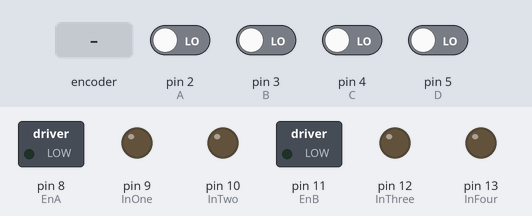
Simulated run of this sketch. Board: Arduino Uno, built with avr-gcc and run on an emulated ATmega328P. Shown: switched loads named in the sketch (green lamp = pin HIGH), output pins drawn as LEDs (lit = HIGH). Dashed ring = blinking. The test bench sets the inputs (shaded band); at power-on: pin 2 (A), pin 3 (B), pin 4 (C), pin 5 (D) LOW.

Above: at 1.2 s.
1.3 s: rotary encoder on pin 2 (A) / pin 3 (B) turned 3 steps (first pin leading)
At 1.52 s:
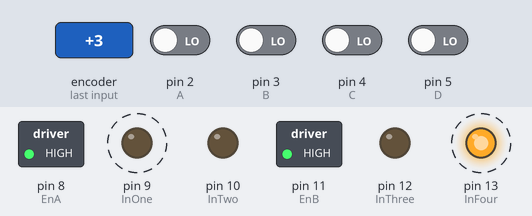
At 2.9 s:
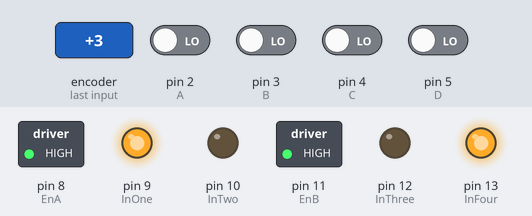
Timing chart, 0 to 4.4 s (numbered marks = the images above; inputs shaded):
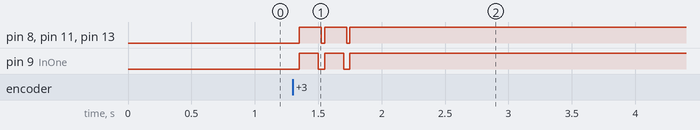

Measured:
- after the input at 1.3 s, pin 8 (EnA): alternates HIGH for 0.17 s and LOW for 0.03 s, 5 changes in all, then stays HIGH, starting after 0.05 s; pin 9 (InOne): alternates HIGH for 0.15 s and LOW for 0.05 s, 5 changes in all, then stays HIGH, starting after 0.05 s

The sketch:

Arduino_Based_Remote_Control_Car.ino
```cpp
//RC Receiver input pins
const int A  =   2;
const int B  =   3;
const int C  =   4;
const int D  =   5;

//Output pins to L293 DC Motor Driver
const int EnA     =   8;
const int InOne   =   9;
const int InTwo   =  10;

const int EnB     =  11;
const int InThree =  12;
const int InFour  =  13;


int Astate     =   0;
int Bstate     =   0;
int Cstate     =   0;
int Dstate     =   0;

//Configure input, output pins
void setup() {

  pinMode(A, INPUT);
  pinMode(B, INPUT);
  pinMode(C, INPUT);
  pinMode(D, INPUT);

  pinMode(EnA, OUTPUT);
  pinMode(EnB, OUTPUT);

  pinMode(InOne, OUTPUT);
  pinMode(InTwo, OUTPUT);
  pinMode(InThree, OUTPUT);
  pinMode(InFour, OUTPUT);
}

void loop(){

  //Read the status of RC Receiver module
  int Astate     =   digitalRead(A);
  int Bstate     =   digitalRead(B);
  int Cstate     =   digitalRead(C);
  int Dstate     =   digitalRead(D);

  //If button A pressed, call the move forward function
  if (Astate == HIGH) {
      MoveForward();
  }
  //If button B is pressed, call the turn right function
  else if(Bstate == HIGH){
      TurnRight();
  }
  //If button C pressed, call the turn left function
  else if(Cstate == HIGH){
      TurnLeft();
  }
  //If button A pressed, call the reverse function
  else if(Dstate == HIGH){
      Reverse();
  }
  //Else stop the car
  else
  {
      digitalWrite(EnA, LOW);
      digitalWrite(InThree, LOW);
      digitalWrite(InFour, LOW);

      digitalWrite(InOne, LOW);
      digitalWrite(InTwo, LOW);
      digitalWrite(EnB, LOW);
  }
}
//Move forward
void MoveForward()
{
      digitalWrite(EnA, HIGH);
      digitalWrite(InOne, HIGH);
      digitalWrite(InTwo, LOW);

      digitalWrite(EnB, HIGH);
      digitalWrite(InThree, LOW);
      digitalWrite(InFour, HIGH);
}
//Turn left
void TurnLeft()
{
      digitalWrite(EnA, HIGH);
      digitalWrite(InOne, HIGH);
      digitalWrite(InTwo, LOW);

      digitalWrite(EnB, HIGH);
      digitalWrite(InThree, LOW);
      digitalWrite(InFour, LOW);
}
//Turn right
void TurnRight()
{
      digitalWrite(EnA, HIGH);
      digitalWrite(InOne, LOW);
      digitalWrite(InTwo, LOW);

      digitalWrite(EnB, HIGH);
      digitalWrite(InThree, LOW);
      digitalWrite(InFour, HIGH);
}
//Reverse
void Reverse()
{
      digitalWrite(EnA, HIGH);
      digitalWrite(InOne, LOW);
      digitalWrite(InTwo, HIGH);

      digitalWrite(EnB, HIGH);
      digitalWrite(InThree, HIGH);
      digitalWrite(InFour, LOW);
}
```
